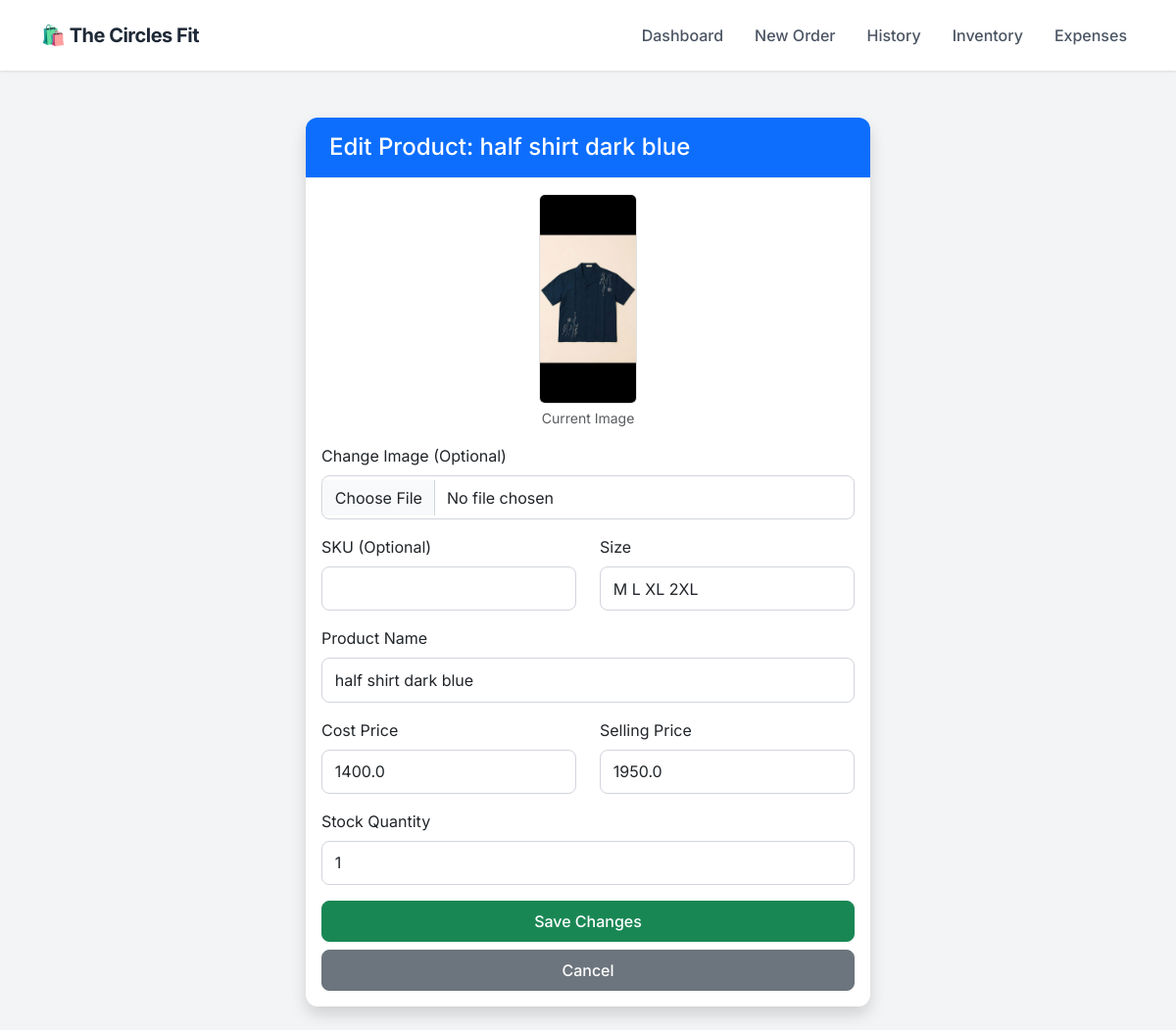
The app's page /edit_product/693, older data.
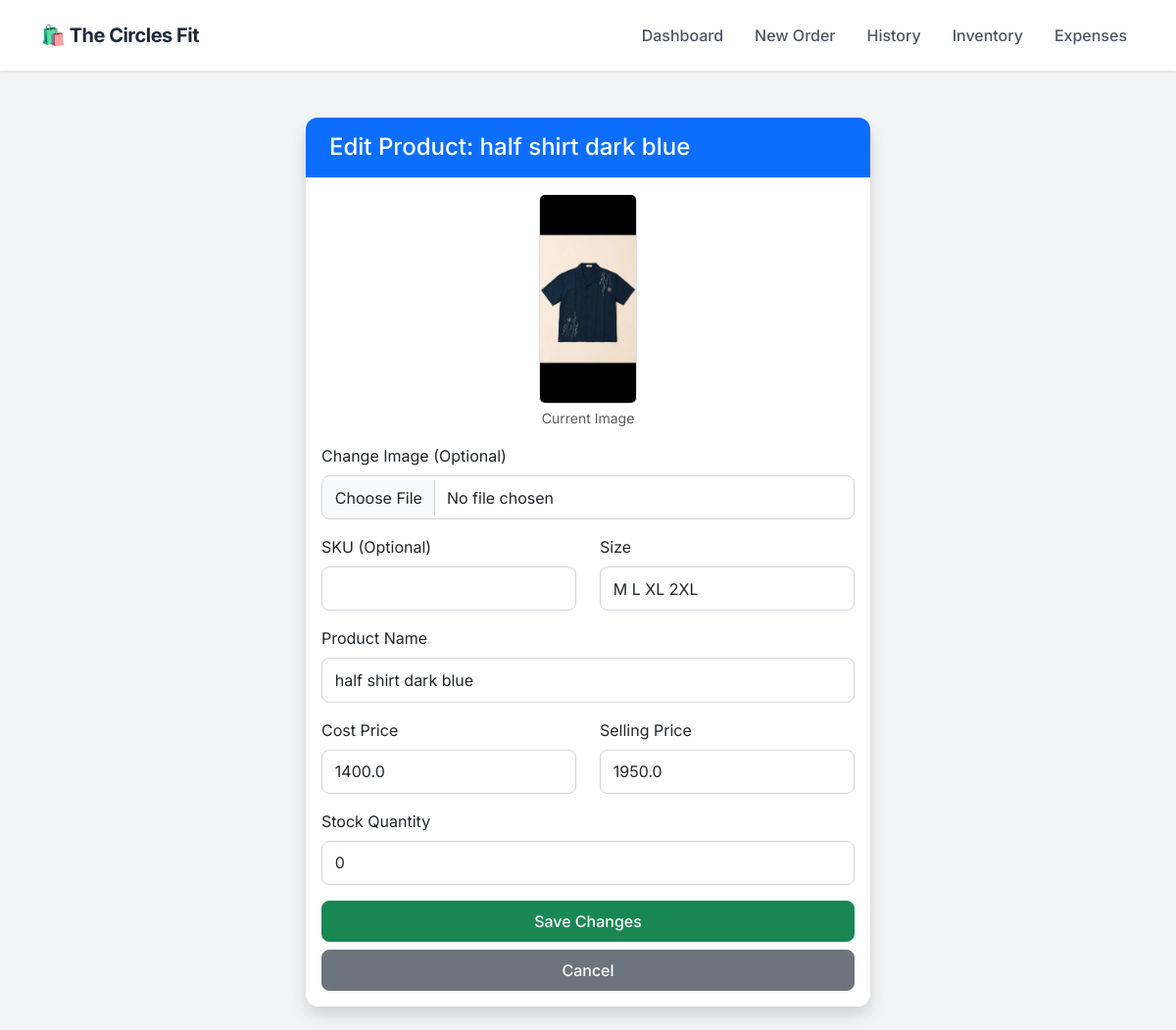
The same page, newer data.
### app.py (models this page shows)
class Product(db.Model):
    id = db.Column(db.Integer, primary_key=True)
    sku = db.Column(db.String(50), unique=True, nullable=True)
    name = db.Column(db.String(100), nullable=False)
    size = db.Column(db.String(10), nullable=False)
    cost_price = db.Column(db.Float, default=0.0)
    price = db.Column(db.Float, nullable=False)
    stock = db.Column(db.Integer, default=0)
    image = db.Column(db.String(100), nullable=True)

### app.py (the view, shortened to what this page needs)
@app.route('/edit_product/<int:id>', methods=['GET', 'POST'])
def edit_product(id):
    product = Product.query.get_or_404(id)
    return render_template('edit_product.html', p=product)

### templates/edit_product.html
{% extends "layout.html" %}
{% block content %}
<div class="container mt-4" style="max-width: 600px;">
    <div class="card shadow">
        <div class="card-header bg-primary text-white">
            <h4 class="mb-0">Edit Product: {{ p.name }}</h4>
        </div>
        <div class="card-body">
            <form method="POST" enctype="multipart/form-data">
                <div class="text-center mb-3">
                    {% if p.image %}
                    <img src="{{ url_for('static', filename='uploads/' + p.image) }}" width="100" class="rounded border">
                    <p class="small text-muted mt-1">Current Image</p>
                    {% endif %}
                </div>
                <div class="mb-3">
                    <label class="form-label">Change Image (Optional)</label>
                    <input type="file" name="image" class="form-control">
                </div>
                <div class="row mb-3">
                    <div class="col">
                        <label class="form-label">SKU (Optional)</label>
                        <input type="text" name="sku" class="form-control" value="{{ p.sku if p.sku else '' }}">
                    </div>
                    <div class="col">
                        <label class="form-label">Size</label>
                        <input type="text" name="size" class="form-control" value="{{ p.size }}" required>
                    </div>
                </div>
                <div class="mb-3">
                    <label class="form-label">Product Name</label>
                    <input type="text" name="name" class="form-control" value="{{ p.name }}" required>
                </div>
                <div class="row mb-3">
                    <div class="col">
                        <label class="form-label">Cost Price</label>
                        <input type="number" name="cost_price" class="form-control" step="0.01" value="{{ p.cost_price }}" required>
                    </div>
                    <div class="col">
                        <label class="form-label">Selling Price</label>
                        <input type="number" name="price" class="form-control" step="0.01" value="{{ p.price }}" required>
                    </div>
                </div>
                <div class="mb-3">
                    <label class="form-label">Stock Quantity</label>
                    <input type="number" name="stock" class="form-control" value="{{ p.stock }}" required>
                </div>
                <div class="d-grid gap-2">
                    <button type="submit" class="btn btn-success">Save Changes</button>
                    <a href="/inventory" class="btn btn-secondary">Cancel</a>
                </div>
            </form>
        </div>
    </div>
</div>
{% endblock %}

Row changes from the older to the newer data that the page shows:
changed Product "half shirt dark blue": stock "1" → "0"
